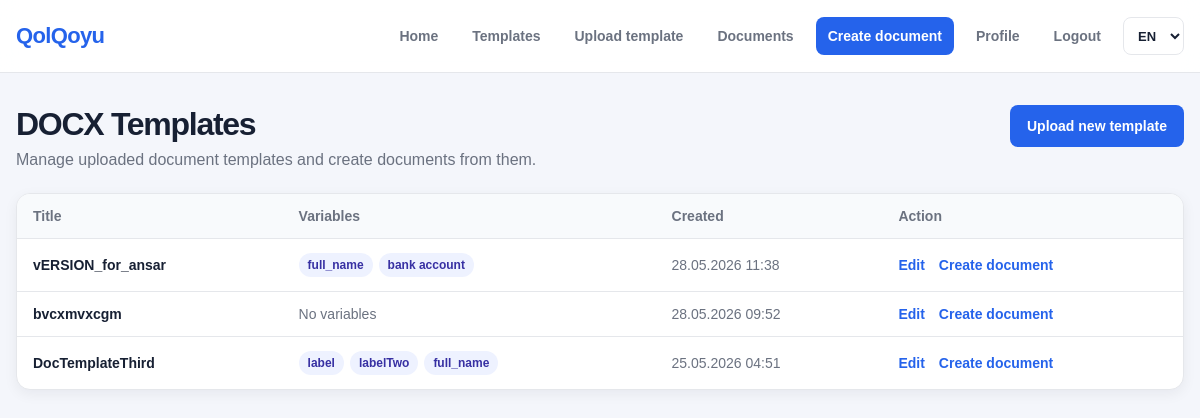
Page /documents/templates/ (signed in) on the earlier database version.
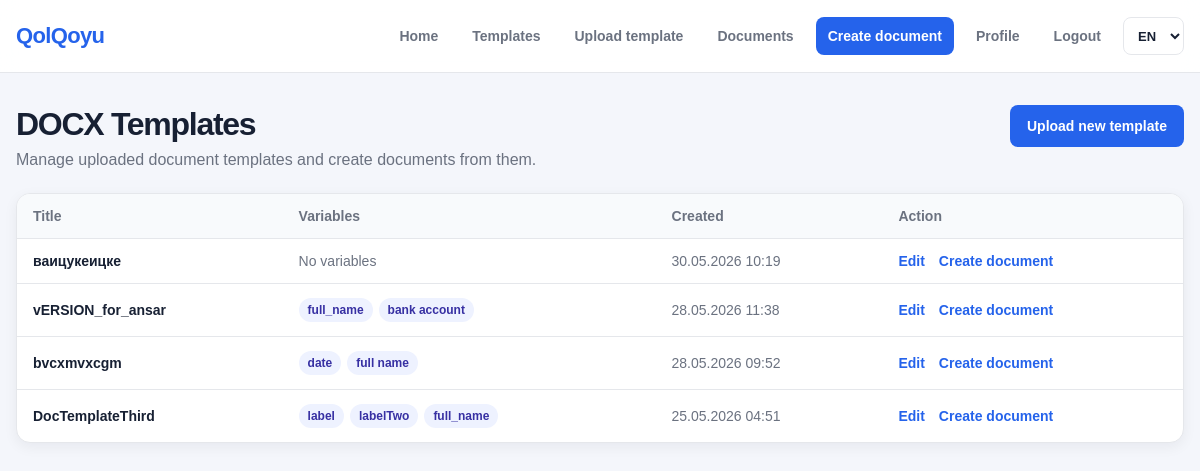
Same page on the later database version.
### documents/models.py (models this page shows, shortened)
class DocumentTemplate(models.Model):
    class Status(models.TextChoices):
        ACTIVE = "active", "Active"
        ARCHIVED = "archived", "Archived"
    organization = models.ForeignKey(
        "organizations.Organization",
        on_delete=models.CASCADE,
        related_name="document_templates"
    )
    created_by = models.ForeignKey(
        settings.AUTH_USER_MODEL,
        on_delete=models.PROTECT,
        related_name="created_document_templates"
    )
    title = models.CharField(max_length=255)
    body_template = models.TextField(
        blank=True,
        help_text="Use variables like {{ client_name }}, {{ amount }}"
    )
    template_file = models.FileField(
        upload_to="document_templates/docx/",
        blank=True,
        null=True
    )
    variables = models.JSONField(default=list, blank=True)
    field_schema = models.JSONField(
        default=list,
        blank=True,
        help_text="Groups and fields for document form editor"
    )
    status = models.CharField(
        max_length=20,
        choices=Status.choices,
        default=Status.ACTIVE
    )
    created_at = models.DateTimeField(auto_now_add=True)
    updated_at = models.DateTimeField(auto_now=True)
    class Meta:
        verbose_name = "Document template"
        verbose_name_plural = "Document templates"
        ordering = ["-created_at"]

### documents/views.py (the view)
# urls.py: path("templates/", views.template_list, name="template_list"),
@login_required
def template_list(request):
    templates = DocumentTemplate.objects.filter(
        created_by=request.user
    ).order_by("-created_at")
    return render(request, "documents/template_list.html", {
        "templates": templates
    })

### templates/documents/template_list.html (shortened to what this page needs)
{% extends "base.html" %}
{% load i18n %}
{% block content %}
<div class="page-header page-header--with-action">
    <div>
        <h1 class="page-title">{% trans "DOCX Templates" %}</h1>
        <p class="page-subtitle">
            {% trans "Manage uploaded document templates and create documents from them." %}
        </p>
    </div>
    <a href="{% url 'documents:template_upload' %}" class="btn btn-primary">
        {% trans "Upload new template" %}
    </a>
</div>
<div class="table-wrapper">
    <table class="table">
        <thead>
            <tr>
                <th>{% trans "Title" %}</th>
                <th>{% trans "Variables" %}</th>
                <th>{% trans "Created" %}</th>
                <th>{% trans "Action" %}</th>
            </tr>
        </thead>
        <tbody>
            {% for item in templates %}
                <tr>
                    <td>
                        <strong>{{ item.title }}</strong>
                    </td>
                    <td>
                        {% if item.variables %}
                            <div class="variable-list">
                                {% for variable in item.variables %}
                                    <span class="variable-chip">
                                        {{ variable }}
                                    </span>
                                {% endfor %}
                            </div>
                        {% else %}
                            <span class="text-muted">{% trans "No variables" %}</span>
                        {% endif %}
                    </td>
                    <td>
                        <span class="text-muted">
                            {{ item.created_at|date:"d.m.Y H:i" }}
                        </span>
                    </td>
                    <td>
                        <div class="table-actions">
                            <a href="{% url 'documents:template_edit' item.id %}" class="table-link">
                                {% trans "Edit" %}
                            </a>
                            <a href="{% url 'documents:document_create_from_template' item.id %}" class="table-link">
                                {% trans "Create document" %}
                            </a>
                        </div>
                    </td>
                </tr>
            {% endfor %}
        </tbody>
    </table>
</div>
{% endblock %}

Differences in the rows shown:
added DocumentTemplate: title "ваицукеицке", created_at "30.05.2026 10:19"
changed DocumentTemplate "bvcxmvxcgm": variables "[]" → "[\"date\", \"full name\"]" (drawn); trans "No variables" → (not shown)
Other differences:
new list line: "date"
new list line: "full name"
